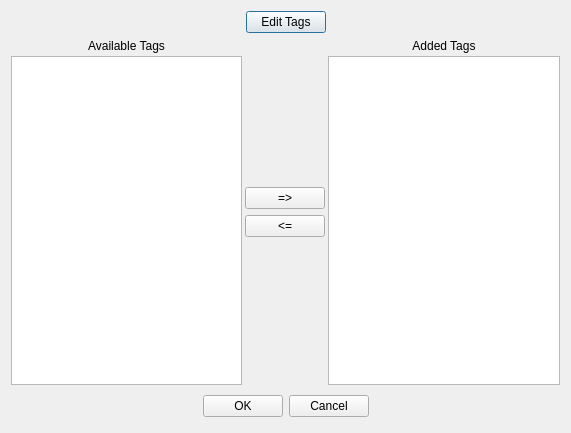
<?xml version="1.0" encoding="UTF-8"?>
<ui version="4.0">
 <class>VideosTagsDialog</class>
 <widget class="QDialog" name="VideosTagsDialog">
  <property name="geometry">
   <rect>
    <x>0</x>
    <y>0</y>
    <width>571</width>
    <height>433</height>
   </rect>
  </property>
  <property name="windowTitle">
   <string>Videos Tags Editor</string>
  </property>
  <layout class="QVBoxLayout" name="verticalLayout">
   <item>
    <widget class="QWidget" name="widget" native="true">
     <layout class="QHBoxLayout" name="horizontalLayout">
      <property name="spacing">
       <number>3</number>
      </property>
      <property name="leftMargin">
       <number>0</number>
      </property>
      <property name="topMargin">
       <number>0</number>
      </property>
      <property name="rightMargin">
       <number>0</number>
      </property>
      <property name="bottomMargin">
       <number>0</number>
      </property>
      <item>
       <spacer name="horizontalSpacer_2">
        <property name="orientation">
         <enum>Qt::Orientation::Horizontal</enum>
        </property>
        <property name="sizeHint" stdset="0">
         <size>
          <width>40</width>
          <height>20</height>
         </size>
        </property>
       </spacer>
      </item>
      <item>
       <widget class="QPushButton" name="editTagsButton">
        <property name="text">
         <string>Edit Tags</string>
        </property>
        <property name="default">
         <bool>true</bool>
        </property>
       </widget>
      </item>
      <item>
       <spacer name="horizontalSpacer">
        <property name="orientation">
         <enum>Qt::Orientation::Horizontal</enum>
        </property>
        <property name="sizeHint" stdset="0">
         <size>
          <width>40</width>
          <height>20</height>
         </size>
        </property>
       </spacer>
      </item>
     </layout>
    </widget>
   </item>
   <item>
    <widget class="QWidget" name="widget_2" native="true">
     <layout class="QHBoxLayout" name="horizontalLayout_2">
      <property name="spacing">
       <number>3</number>
      </property>
      <property name="leftMargin">
       <number>0</number>
      </property>
      <property name="topMargin">
       <number>0</number>
      </property>
      <property name="rightMargin">
       <number>0</number>
      </property>
      <property name="bottomMargin">
       <number>0</number>
      </property>
      <item>
       <widget class="QWidget" name="widget_4" native="true">
        <layout class="QVBoxLayout" name="verticalLayout_3">
         <property name="spacing">
          <number>3</number>
         </property>
         <property name="leftMargin">
          <number>0</number>
         </property>
         <property name="topMargin">
          <number>0</number>
         </property>
         <property name="rightMargin">
          <number>0</number>
         </property>
         <property name="bottomMargin">
          <number>0</number>
         </property>
         <item>
          <widget class="QLabel" name="label">
           <property name="text">
            <string>Available Tags</string>
           </property>
           <property name="alignment">
            <set>Qt::AlignmentFlag::AlignCenter</set>
           </property>
          </widget>
         </item>
         <item>
          <widget class="QListWidget" name="listWidgetAvailable">
           <property name="selectionMode">
            <enum>QAbstractItemView::SelectionMode::ExtendedSelection</enum>
           </property>
          </widget>
         </item>
        </layout>
       </widget>
      </item>
      <item>
       <widget class="QWidget" name="widget_3" native="true">
        <layout class="QVBoxLayout" name="verticalLayout_2">
         <property name="leftMargin">
          <number>0</number>
         </property>
         <property name="topMargin">
          <number>0</number>
         </property>
         <property name="rightMargin">
          <number>0</number>
         </property>
         <property name="bottomMargin">
          <number>0</number>
         </property>
         <item>
          <spacer name="verticalSpacer">
           <property name="orientation">
            <enum>Qt::Orientation::Vertical</enum>
           </property>
           <property name="sizeHint" stdset="0">
            <size>
             <width>20</width>
             <height>40</height>
            </size>
           </property>
          </spacer>
         </item>
         <item>
          <widget class="QPushButton" name="InsertButton">
           <property name="text">
            <string>=&gt;</string>
           </property>
          </widget>
         </item>
         <item>
          <widget class="QPushButton" name="RemoveButton">
           <property name="text">
            <string>&lt;=</string>
           </property>
          </widget>
         </item>
         <item>
          <spacer name="verticalSpacer_2">
           <property name="orientation">
            <enum>Qt::Orientation::Vertical</enum>
           </property>
           <property name="sizeHint" stdset="0">
            <size>
             <width>20</width>
             <height>40</height>
            </size>
           </property>
          </spacer>
         </item>
        </layout>
       </widget>
      </item>
      <item>
       <widget class="QWidget" name="widget_5" native="true">
        <layout class="QVBoxLayout" name="verticalLayout_4">
         <property name="spacing">
          <number>3</number>
         </property>
         <property name="leftMargin">
          <number>0</number>
         </property>
         <property name="topMargin">
          <number>0</number>
         </property>
         <property name="rightMargin">
          <number>0</number>
         </property>
         <property name="bottomMargin">
          <number>0</number>
         </property>
         <item>
          <widget class="QLabel" name="label_2">
           <property name="text">
            <string>Added Tags</string>
           </property>
           <property name="alignment">
            <set>Qt::AlignmentFlag::AlignCenter</set>
           </property>
          </widget>
         </item>
         <item>
          <widget class="QListWidget" name="listWidgetAdded">
           <property name="selectionMode">
            <enum>QAbstractItemView::SelectionMode::ExtendedSelection</enum>
           </property>
          </widget>
         </item>
        </layout>
       </widget>
      </item>
     </layout>
    </widget>
   </item>
   <item>
    <layout class="QHBoxLayout">
     <property name="spacing">
      <number>6</number>
     </property>
     <property name="margin" stdset="0">
      <number>0</number>
     </property>
     <item>
      <spacer>
       <property name="orientation">
        <enum>Qt::Orientation::Horizontal</enum>
       </property>
       <property name="sizeHint" stdset="0">
        <size>
         <width>131</width>
         <height>31</height>
        </size>
       </property>
      </spacer>
     </item>
     <item>
      <widget class="QPushButton" name="okButton">
       <property name="text">
        <string>OK</string>
       </property>
      </widget>
     </item>
     <item>
      <widget class="QPushButton" name="cancelButton">
       <property name="text">
        <string>Cancel</string>
       </property>
      </widget>
     </item>
     <item>
      <spacer name="horizontalSpacer_3">
       <property name="orientation">
        <enum>Qt::Orientation::Horizontal</enum>
       </property>
       <property name="sizeHint" stdset="0">
        <size>
         <width>40</width>
         <height>20</height>
        </size>
       </property>
      </spacer>
     </item>
    </layout>
   </item>
  </layout>
 </widget>
 <resources/>
 <connections>
  <connection>
   <sender>okButton</sender>
   <signal>clicked()</signal>
   <receiver>VideosTagsDialog</receiver>
   <slot>accept()</slot>
   <hints>
    <hint type="sourcelabel">
     <x>278</x>
     <y>253</y>
    </hint>
    <hint type="destinationlabel">
     <x>96</x>
     <y>254</y>
    </hint>
   </hints>
  </connection>
  <connection>
   <sender>cancelButton</sender>
   <signal>clicked()</signal>
   <receiver>VideosTagsDialog</receiver>
   <slot>reject()</slot>
   <hints>
    <hint type="sourcelabel">
     <x>369</x>
     <y>253</y>
    </hint>
    <hint type="destinationlabel">
     <x>179</x>
     <y>282</y>
    </hint>
   </hints>
  </connection>
 </connections>
</ui>
